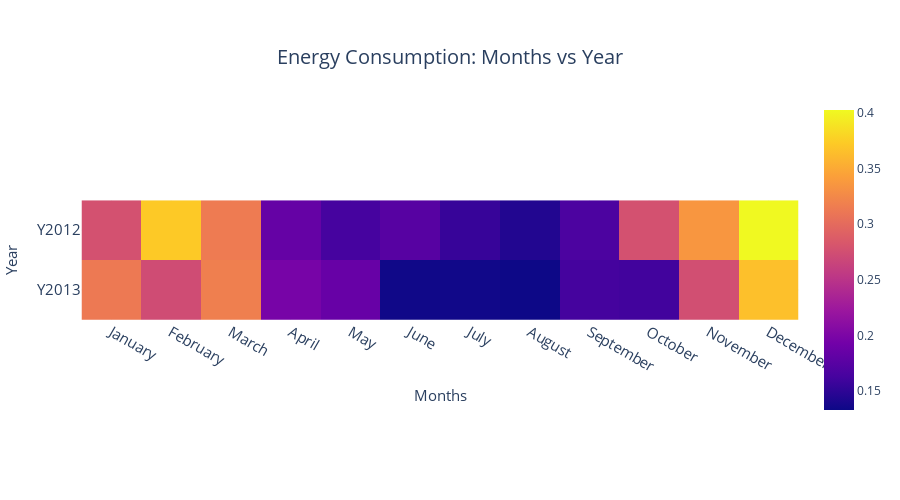

Notebook cell for this chart:
### Code cell
plot_df = pd.pivot_table(ts_df[~ts_df.year.isin([2011, 2014])], index="year", values='energy_consumption', columns="month_name", aggfunc="mean")
plot_df.index = "Y"+ plot_df.index.astype(str)

fig = px.imshow(plot_df, height=600, title="Energy Consumption: Months vs Year")
fig = format_plot(fig, ylabel="Year", xlabel="Months", legends=None)
# fig.write_image("imgs/chapter_3/month_year_heatmap.png")
fig.show()

### Figure 1 — Plotly figure (JSON) as saved in the notebook; plotly's stock layout.template omitted (floating-point values rounded to 4 significant figures)
{"data": [{"coloraxis": "coloraxis", "hovertemplate": "month_name: %{x}<br>year: %{y}<br>color: %{z}<extra></extra>", "name": "0", "type": "heatmap", "x": ["January", "February", "March", "April", "May", "June", "July", "August", "September", "October", "November", "December"], "xaxis": "x", "y": ["Y2012", "Y2013"], "yaxis": "y", "z": [[0.2768, 0.372, 0.3142, 0.1841, 0.1632, 0.1746, 0.1552, 0.1441, 0.1672, 0.2772, 0.3356, 0.4026], [0.313, 0.2729, 0.3173, 0.1965, 0.1856, 0.1346, 0.1352, 0.1331, 0.1624, 0.1611, 0.2749, 0.3657]]}], "layout": {"autosize": false, "coloraxis": {"colorscale": [[0, "#0d0887"], [0.1111, "#46039f"], [0.2222, "#7201a8"], [0.3333, "#9c179e"], [0.4444, "#bd3786"], [0.5556, "#d8576b"], [0.6667, "#ed7953"], [0.7778, "#fb9f3a"], [0.8889, "#fdca26"], [1, "#f0f921"]]}, "height": 500, "legend": {"font": {"size": 15}, "orientation": "h", "title": {}, "x": 1, "xanchor": "right", "y": 0.98, "yanchor": "bottom"}, "title": {"font": {"size": 20}, "text": "Energy Consumption: Months vs Year", "x": 0.5, "xanchor": "center", "yanchor": "top"}, "width": 900, "xaxis": {"anchor": "y", "constrain": "domain", "domain": [0, 1], "scaleanchor": "y", "tickfont": {"size": 15}, "title": {"font": {"size": 15}, "text": "Months"}}, "yaxis": {"anchor": "x", "autorange": "reversed", "constrain": "domain", "domain": [0, 1], "tickfont": {"size": 15}, "title": {"font": {"size": 15}, "text": "Year"}}}}
